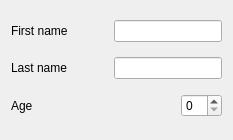
<?xml version="1.0" encoding="UTF-8"?>
<ui version="4.0">
 <class>PersonForm</class>
 <widget class="QWidget" name="PersonForm">
  <property name="geometry">
   <rect>
    <x>0</x>
    <y>0</y>
    <width>233</width>
    <height>140</height>
   </rect>
  </property>
  <property name="windowTitle">
   <string>Form</string>
  </property>
  <layout class="QVBoxLayout" name="verticalLayout">
   <item>
    <layout class="QHBoxLayout" name="horizontalLayout">
     <item>
      <widget class="QLabel" name="label">
       <property name="text">
        <string>First name</string>
       </property>
      </widget>
     </item>
     <item>
      <spacer name="horizontalSpacer">
       <property name="orientation">
        <enum>Qt::Horizontal</enum>
       </property>
       <property name="sizeHint" stdset="0">
        <size>
         <width>40</width>
         <height>20</height>
        </size>
       </property>
      </spacer>
     </item>
     <item>
      <widget class="QLineEdit" name="lineEdit"/>
     </item>
    </layout>
   </item>
   <item>
    <layout class="QHBoxLayout" name="horizontalLayout_2">
     <item>
      <widget class="QLabel" name="label_2">
       <property name="text">
        <string>Last name</string>
       </property>
      </widget>
     </item>
     <item>
      <spacer name="horizontalSpacer_2">
       <property name="orientation">
        <enum>Qt::Horizontal</enum>
       </property>
       <property name="sizeHint" stdset="0">
        <size>
         <width>40</width>
         <height>20</height>
        </size>
       </property>
      </spacer>
     </item>
     <item>
      <widget class="QLineEdit" name="lineEdit_2"/>
     </item>
    </layout>
   </item>
   <item>
    <layout class="QHBoxLayout" name="horizontalLayout_3">
     <item>
      <widget class="QLabel" name="label_3">
       <property name="text">
        <string>Age</string>
       </property>
      </widget>
     </item>
     <item>
      <spacer name="horizontalSpacer_3">
       <property name="orientation">
        <enum>Qt::Horizontal</enum>
       </property>
       <property name="sizeHint" stdset="0">
        <size>
         <width>40</width>
         <height>20</height>
        </size>
       </property>
      </spacer>
     </item>
     <item>
      <widget class="QSpinBox" name="spinBox"/>
     </item>
    </layout>
   </item>
  </layout>
 </widget>
 <resources/>
 <connections/>
</ui>
